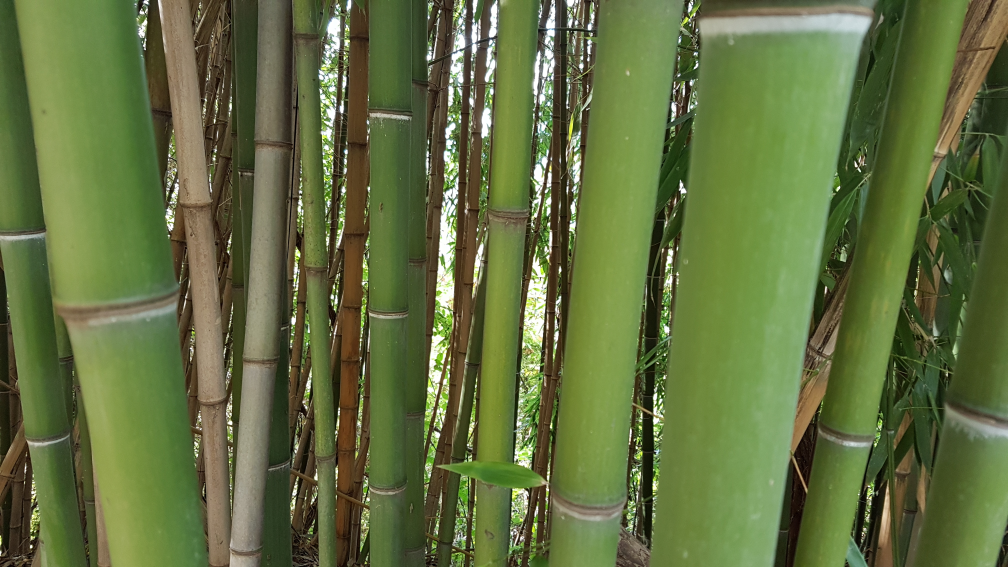
#> input picture example.jpg, 4032 x 2268 px (shown at 1/4 size)
$ python exploredct.py example.jpg   (Python 2 division)
#> lines starting #> are read from the running program, lines starting #| are printed output that depends on the picture
# import the necessary packages
import argparse
import cv2
from collections import namedtuple
import numpy as np
# initialize the list of reference points and boolean indicating
# whether cropping is being performed or not
refPt = []
cropping = False

Pt2 = namedtuple("Pt2",("x","y"))
Pt3 = namedtuple("Pt3",("x","y","z"))

def click_and_crop(event, x, y, flags, image):
	# grab references to the global variables
	global refPt, cropping

	# if the left mouse button was clicked, record the starting
	# (x, y) coordinates and indicate that cropping is being
	# performed
	if event == cv2.EVENT_LBUTTONDOWN:
		pass
	# check to see if the left mouse button was released
	elif event == cv2.EVENT_LBUTTONUP:
		# record the ending (x, y) coordinates and indicate that
		# the cropping operation is finished
		pt = Pt2(x,y)
		pte = Pt2(min(image.shape[1],pt.x+8),min(image.shape[0],pt.y+8))

		region8x8 = image[pt.y:pte.y,pt.x:pte.x]
		region8x8dct = cv2.dct(region8x8.astype(np.float32))
		mima = (np.min(region8x8dct),np.max(region8x8dct))
		region8x8dct = (region8x8dct-mima[0])*(255.0/(mima[1]-mima[0]))
		mima = (np.min(region8x8dct),np.max(region8x8dct))
		print "minmax",mima
		cv2.imshow("roi",cv2.resize(region8x8,(80,80)))
		cv2.imshow("dct",cv2.resize(region8x8dct.astype(np.uint8),(80,80)))


def main():
	# construct the argument parser and parse the arguments
	ap = argparse.ArgumentParser()
	ap.add_argument("image",help="Path to the image")
	args = vars(ap.parse_args())

	# load the image, clone it, and setup the mouse callback function
	image = cv2.imread(args["image"],cv2.IMREAD_GRAYSCALE)
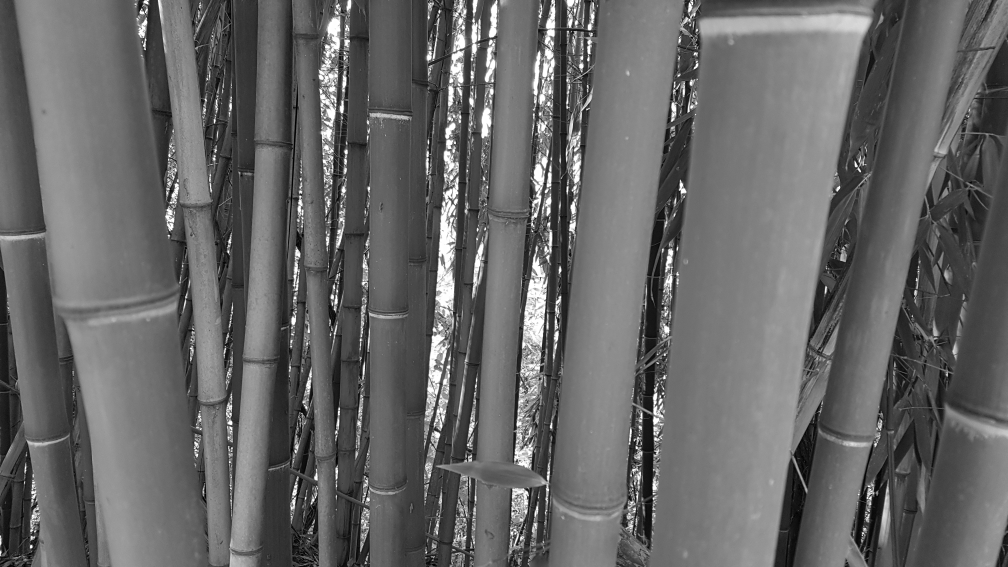
#> image: shape (2268, 4032) (shown at 1/4 size); min 0, max 255, mean 101.7
	clone = image.copy()
	cv2.namedWindow("image")
	cv2.namedWindow("roi",cv2.WINDOW_NORMAL)
	cv2.namedWindow("dct",cv2.WINDOW_NORMAL)
	cv2.resizeWindow("roi", 80, 80)
	cv2.resizeWindow("dct", 80, 80)
	cv2.setMouseCallback("image", click_and_crop, image)

	# keep looping until the 'q' key is pressed
	while True:
		# display the image and wait for a keypress
		cv2.imshow("image", image)
		key = cv2.waitKey(1) & 0xFF
#> (key Esc is pressed here)

		# if the 'r' key is pressed, reset the cropping region
		if key == ord("r"):
			image = clone.copy()

		# if the 'c' key is pressed, break from the loop
		elif key == ord("c"):
			break


	# close all open windows
	cv2.destroyAllWindows()

if __name__ == '__main__':
	main()
